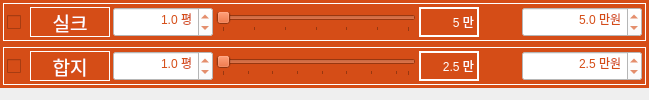
              <widget class="QWidget" name="tab_2">
               <attribute name="title">
                <string>도배</string>
               </attribute>
               <layout class="QVBoxLayout" name="verticalLayout_2">
                <property name="spacing">
                 <number>0</number>
                </property>
                <property name="leftMargin">
                 <number>0</number>
                </property>
                <property name="topMargin">
                 <number>0</number>
                </property>
                <property name="rightMargin">
                 <number>0</number>
                </property>
                <property name="bottomMargin">
                 <number>0</number>
                </property>
                <item>
                 <widget class="QFrame" name="frame_111">
                  <property name="minimumSize">
                   <size>
                    <width>0</width>
                    <height>30</height>
                   </size>
                  </property>
                  <property name="maximumSize">
                   <size>
                    <width>16777215</width>
                    <height>16777215</height>
                   </size>
                  </property>
                  <property name="font">
                   <font>
                    <family>나눔고딕 ExtraBold</family>
                    <pointsize>9</pointsize>
                    <weight>9</weight>
                    <italic>false</italic>
                    <bold>false</bold>
                   </font>
                  </property>
                  <property name="styleSheet">
                   <string notr="true">background-color: rgb(213, 77, 23);
font: 75 9pt &quot;나눔고딕 ExtraBold&quot;;</string>
                  </property>
                  <layout class="QHBoxLayout" name="horizontalLayout_258">
                   <property name="leftMargin">
                    <number>3</number>
                   </property>
                   <property name="topMargin">
                    <number>3</number>
                   </property>
                   <property name="rightMargin">
                    <number>3</number>
                   </property>
                   <property name="bottomMargin">
                    <number>3</number>
                   </property>
                   <item>
                    <widget class="QFrame" name="horizontalFrame_12">
                     <property name="styleSheet">
                      <string notr="true">color: rgb(255, 255, 255);</string>
                     </property>
                     <property name="frameShape">
                      <enum>QFrame::Box</enum>
                     </property>
                     <layout class="QHBoxLayout" name="horizontalLayout_83">
                      <property name="spacing">
                       <number>3</number>
                      </property>
                      <property name="leftMargin">
                       <number>3</number>
                      </property>
                      <property name="topMargin">
                       <number>3</number>
                      </property>
                      <property name="rightMargin">
                       <number>3</number>
                      </property>
                      <property name="bottomMargin">
                       <number>3</number>
                      </property>
                      <item>
                       <widget class="QCheckBox" name="checkBox_wallpaper_silk">
                        <property name="enabled">
                         <bool>true</bool>
                        </property>
                        <property name="minimumSize">
                         <size>
                          <width>20</width>
                          <height>30</height>
                         </size>
                        </property>
                        <property name="maximumSize">
                         <size>
                          <width>16777215</width>
                          <height>16777215</height>
                         </size>
                        </property>
                        <property name="styleSheet">
                         <string notr="true">color: rgb(255, 255, 255);</string>
                        </property>
                        <property name="text">
                         <string/>
                        </property>
                        <property name="checked">
                         <bool>false</bool>
                        </property>
                        <property name="tristate">
                         <bool>false</bool>
                        </property>
                       </widget>
                      </item>
                      <item>
                       <widget class="QLabel" name="label_20">
                        <property name="sizePolicy">
                         <sizepolicy hsizetype="Preferred" vsizetype="Fixed">
                          <horstretch>0</horstretch>
                          <verstretch>0</verstretch>
                         </sizepolicy>
                        </property>
                        <property name="minimumSize">
                         <size>
                          <width>80</width>
                          <height>30</height>
                         </size>
                        </property>
                        <property name="maximumSize">
                         <size>
                          <width>80</width>
                          <height>16777215</height>
                         </size>
                        </property>
                        <property name="font">
                         <font>
                          <family>구름 산스 500</family>
                          <pointsize>14</pointsize>
                          <weight>50</weight>
                          <italic>false</italic>
                          <bold>false</bold>
                         </font>
                        </property>
                        <property name="styleSheet">
                         <string notr="true">background-color: rgb(213, 77, 23);
color: rgb(255, 255, 255);
font: 14pt &quot;구름 산스 500&quot;;</string>
                        </property>
                        <property name="frameShape">
                         <enum>QFrame::Box</enum>
                        </property>
                        <property name="text">
                         <string>실크</string>
                        </property>
                        <property name="alignment">
                         <set>Qt::AlignCenter</set>
                        </property>
                       </widget>
                      </item>
                      <item>
                       <widget class="QDoubleSpinBox" name="doubleSpinBox_wallpaper_area_silk">
                        <property name="minimumSize">
                         <size>
                          <width>100</width>
                          <height>30</height>
                         </size>
                        </property>
                        <property name="styleSheet">
                         <string notr="true">background-color: rgb(255, 255, 255);
color: rgb(213, 77, 23);
font: 12pt &quot;구름 산스 500&quot;;</string>
                        </property>
                        <property name="alignment">
                         <set>Qt::AlignRight|Qt::AlignTrailing|Qt::AlignVCenter</set>
                        </property>
                        <property name="prefix">
                         <string/>
                        </property>
                        <property name="suffix">
                         <string> 평</string>
                        </property>
                        <property name="decimals">
                         <number>1</number>
                        </property>
                        <property name="minimum">
                         <double>0.100000000000000</double>
                        </property>
                        <property name="maximum">
                         <double>100.000000000000000</double>
                        </property>
                        <property name="singleStep">
                         <double>0.200000000000000</double>
                        </property>
                        <property name="value">
                         <double>1.000000000000000</double>
                        </property>
                       </widget>
                      </item>
                      <item>
                       <widget class="QSlider" name="horizontalSlider_wallpaper_silk">
                        <property name="minimumSize">
                         <size>
                          <width>200</width>
                          <height>0</height>
                         </size>
                        </property>
                        <property name="maximumSize">
                         <size>
                          <width>200</width>
                          <height>16777215</height>
                         </size>
                        </property>
                        <property name="minimum">
                         <number>50</number>
                        </property>
                        <property name="maximum">
                         <number>80</number>
                        </property>
                        <property name="singleStep">
                         <number>5</number>
                        </property>
                        <property name="pageStep">
                         <number>1</number>
                        </property>
                        <property name="value">
                         <number>50</number>
                        </property>
                        <property name="orientation">
                         <enum>Qt::Horizontal</enum>
                        </property>
                        <property name="invertedAppearance">
                         <bool>false</bool>
                        </property>
                        <property name="invertedControls">
                         <bool>false</bool>
                        </property>
                        <property name="tickPosition">
                         <enum>QSlider::TicksBelow</enum>
                        </property>
                        <property name="tickInterval">
                         <number>5</number>
                        </property>
                       </widget>
                      </item>
                      <item>
                       <widget class="QLabel" name="label_wallpaper_silk">
                        <property name="minimumSize">
                         <size>
                          <width>60</width>
                          <height>0</height>
                         </size>
                        </property>
                        <property name="maximumSize">
                         <size>
                          <width>60</width>
                          <height>16777215</height>
                         </size>
                        </property>
                        <property name="styleSheet">
                         <string notr="true">font: 12pt &quot;구름 산스 500&quot;;</string>
                        </property>
                        <property name="frameShape">
                         <enum>QFrame::WinPanel</enum>
                        </property>
                        <property name="text">
                         <string>5 만</string>
                        </property>
                        <property name="alignment">
                         <set>Qt::AlignRight|Qt::AlignTrailing|Qt::AlignVCenter</set>
                        </property>
                       </widget>
                      </item>
                      <item>
                       <spacer name="horizontalSpacer_21">
                        <property name="orientation">
                         <enum>Qt::Horizontal</enum>
                        </property>
                        <property name="sizeType">
                         <enum>QSizePolicy::Expanding</enum>
                        </property>
                        <property name="sizeHint" stdset="0">
                         <size>
                          <width>40</width>
                          <height>20</height>
                         </size>
                        </property>
                       </spacer>
                      </item>
                      <item>
                       <widget class="QDoubleSpinBox" name="doubleSpinBox_wallpaper_cost_silk">
                        <property name="minimumSize">
                         <size>
                          <width>120</width>
                          <height>30</height>
                         </size>
                        </property>
                        <property name="styleSheet">
                         <string notr="true">background-color: rgb(255, 255, 255);
color: rgb(213, 77, 23);
font: 12pt &quot;구름 산스 500&quot;;</string>
                        </property>
                        <property name="alignment">
                         <set>Qt::AlignRight|Qt::AlignTrailing|Qt::AlignVCenter</set>
                        </property>
                        <property name="prefix">
                         <string/>
                        </property>
                        <property name="suffix">
                         <string> 만원</string>
                        </property>
                        <property name="decimals">
                         <number>1</number>
                        </property>
                        <property name="minimum">
                         <double>1.000000000000000</double>
                        </property>
                        <property name="maximum">
                         <double>1500.000000000000000</double>
                        </property>
                        <property name="singleStep">
                         <double>10.000000000000000</double>
                        </property>
                        <property name="value">
                         <double>5.000000000000000</double>
                        </property>
                       </widget>
                      </item>
                     </layout>
                    </widget>
                   </item>
                  </layout>
                 </widget>
                </item>
                <item>
                 <widget class="QFrame" name="frame_112">
                  <property name="minimumSize">
                   <size>
                    <width>0</width>
                    <height>30</height>
                   </size>
                  </property>
                  <property name="maximumSize">
                   <size>
                    <width>16777215</width>
                    <height>16777215</height>
                   </size>
                  </property>
                  <property name="font">
                   <font>
                    <family>나눔고딕 ExtraBold</family>
                    <pointsize>9</pointsize>
                    <weight>9</weight>
                    <italic>false</italic>
                    <bold>false</bold>
                   </font>
                  </property>
                  <property name="styleSheet">
                   <string notr="true">background-color: rgb(213, 77, 23);
font: 75 9pt &quot;나눔고딕 ExtraBold&quot;;</string>
                  </property>
                  <layout class="QHBoxLayout" name="horizontalLayout_259">
                   <property name="leftMargin">
                    <number>3</number>
                   </property>
                   <property name="topMargin">
                    <number>3</number>
                   </property>
                   <property name="rightMargin">
                    <number>3</number>
                   </property>
                   <property name="bottomMargin">
                    <number>3</number>
                   </property>
                   <item>
                    <widget class="QFrame" name="horizontalFrame_13">
                     <property name="styleSheet">
                      <string notr="true">color: rgb(255, 255, 255);</string>
                     </property>
                     <property name="frameShape">
                      <enum>QFrame::Box</enum>
                     </property>
                     <layout class="QHBoxLayout" name="horizontalLayout_84">
                      <property name="spacing">
                       <number>3</number>
                      </property>
                      <property name="leftMargin">
                       <number>3</number>
                      </property>
                      <property name="topMargin">
                       <number>3</number>
                      </property>
                      <property name="rightMargin">
                       <number>3</number>
                      </property>
                      <property name="bottomMargin">
                       <number>3</number>
                      </property>
                      <item>
                       <widget class="QCheckBox" name="checkBox_wallpaper_lamination">
                        <property name="enabled">
                         <bool>true</bool>
                        </property>
                        <property name="minimumSize">
                         <size>
                          <width>20</width>
                          <height>30</height>
                         </size>
                        </property>
                        <property name="maximumSize">
                         <size>
                          <width>16777215</width>
                          <height>16777215</height>
                         </size>
                        </property>
                        <property name="styleSheet">
                         <string notr="true">color: rgb(255, 255, 255);</string>
                        </property>
                        <property name="text">
                         <string/>
                        </property>
                        <property name="checked">
                         <bool>false</bool>
                        </property>
                        <property name="tristate">
                         <bool>false</bool>
                        </property>
                       </widget>
                      </item>
                      <item>
                       <widget class="QLabel" name="label_22">
                        <property name="sizePolicy">
                         <sizepolicy hsizetype="Preferred" vsizetype="Fixed">
                          <horstretch>0</horstretch>
                          <verstretch>0</verstretch>
                         </sizepolicy>
                        </property>
                        <property name="minimumSize">
                         <size>
                          <width>80</width>
                          <height>30</height>
                         </size>
                        </property>
                        <property name="maximumSize">
                         <size>
                          <width>80</width>
                          <height>16777215</height>
                         </size>
                        </property>
                        <property name="font">
                         <font>
                          <family>구름 산스 500</family>
                          <pointsize>14</pointsize>
                          <weight>50</weight>
                          <italic>false</italic>
                          <bold>false</bold>
                         </font>
                        </property>
                        <property name="styleSheet">
                         <string notr="true">background-color: rgb(213, 77, 23);
color: rgb(255, 255, 255);
font: 14pt &quot;구름 산스 500&quot;;</string>
                        </property>
                        <property name="frameShape">
                         <enum>QFrame::Box</enum>
                        </property>
                        <property name="text">
                         <string>합지</string>
                        </property>
                        <property name="alignment">
                         <set>Qt::AlignCenter</set>
                        </property>
                       </widget>
                      </item>
                      <item>
                       <widget class="QDoubleSpinBox" name="doubleSpinBox_wallpaper_area_lamination">
                        <property name="minimumSize">
                         <size>
                          <width>100</width>
                          <height>30</height>
                         </size>
                        </property>
                        <property name="styleSheet">
                         <string notr="true">background-color: rgb(255, 255, 255);
color: rgb(213, 77, 23);
font: 12pt &quot;구름 산스 500&quot;;</string>
                        </property>
                        <property name="alignment">
                         <set>Qt::AlignRight|Qt::AlignTrailing|Qt::AlignVCenter</set>
                        </property>
                        <property name="prefix">
                         <string/>
                        </property>
                        <property name="suffix">
                         <string> 평</string>
                        </property>
                        <property name="decimals">
                         <number>1</number>
                        </property>
                        <property name="minimum">
                         <double>0.100000000000000</double>
                        </property>
                        <property name="maximum">
                         <double>100.000000000000000</double>
                        </property>
                        <property name="singleStep">
                         <double>0.200000000000000</double>
                        </property>
                        <property name="value">
                         <double>1.000000000000000</double>
                        </property>
                       </widget>
                      </item>
                      <item>
                       <widget class="QSlider" name="horizontalSlider_wallpaper_lamination">
                        <property name="minimumSize">
                         <size>
                          <width>200</width>
                          <height>0</height>
                         </size>
                        </property>
                        <property name="maximumSize">
                         <size>
                          <width>200</width>
                          <height>16777215</height>
                         </size>
                        </property>
                        <property name="minimum">
                         <number>20</number>
                        </property>
                        <property name="maximum">
                         <number>35</number>
                        </property>
                        <property name="singleStep">
                         <number>1</number>
                        </property>
                        <property name="pageStep">
                         <number>1</number>
                        </property>
                        <property name="value">
                         <number>20</number>
                        </property>
                        <property name="orientation">
                         <enum>Qt::Horizontal</enum>
                        </property>
                        <property name="invertedAppearance">
                         <bool>false</bool>
                        </property>
                        <property name="invertedControls">
                         <bool>false</bool>
                        </property>
                        <property name="tickPosition">
                         <enum>QSlider::TicksBelow</enum>
                        </property>
                        <property name="tickInterval">
                         <number>2</number>
                        </property>
                       </widget>
                      </item>
                      <item>
                       <widget class="QLabel" name="label_wallpaper_lamination">
                        <property name="minimumSize">
                         <size>
                          <width>60</width>
                          <height>0</height>
                         </size>
                        </property>
                        <property name="maximumSize">
                         <size>
                          <width>60</width>
                          <height>16777215</height>
                         </size>
                        </property>
                        <property name="styleSheet">
                         <string notr="true">font: 12pt &quot;구름 산스 500&quot;;</string>
                        </property>
                        <property name="frameShape">
                         <enum>QFrame::WinPanel</enum>
                        </property>
                        <property name="text">
                         <string>2.5 만</string>
                        </property>
                        <property name="alignment">
                         <set>Qt::AlignRight|Qt::AlignTrailing|Qt::AlignVCenter</set>
                        </property>
                       </widget>
                      </item>
                      <item>
                       <spacer name="horizontalSpacer_22">
                        <property name="orientation">
                         <enum>Qt::Horizontal</enum>
                        </property>
                        <property name="sizeType">
                         <enum>QSizePolicy::Expanding</enum>
                        </property>
                        <property name="sizeHint" stdset="0">
                         <size>
                          <width>40</width>
                          <height>20</height>
                         </size>
                        </property>
                       </spacer>
                      </item>
                      <item>
                       <widget class="QDoubleSpinBox" name="doubleSpinBox_wallpaper_cost_lamination">
                        <property name="minimumSize">
                         <size>
                          <width>120</width>
                          <height>30</height>
                         </size>
                        </property>
                        <property name="styleSheet">
                         <string notr="true">background-color: rgb(255, 255, 255);
color: rgb(213, 77, 23);
font: 12pt &quot;구름 산스 500&quot;;</string>
                        </property>
                        <property name="alignment">
                         <set>Qt::AlignRight|Qt::AlignTrailing|Qt::AlignVCenter</set>
                        </property>
                        <property name="prefix">
                         <string/>
                        </property>
                        <property name="suffix">
                         <string> 만원</string>
                        </property>
                        <property name="decimals">
                         <number>1</number>
                        </property>
                        <property name="minimum">
                         <double>1.000000000000000</double>
                        </property>
                        <property name="maximum">
                         <double>1500.000000000000000</double>
                        </property>
                        <property name="singleStep">
                         <double>10.000000000000000</double>
                        </property>
                        <property name="value">
                         <double>2.500000000000000</double>
                        </property>
                       </widget>
                      </item>
                     </layout>
                    </widget>
                   </item>
                  </layout>
                 </widget>
                </item>
                <item>
                 <spacer name="verticalSpacer_2">
                  <property name="orientation">
                   <enum>Qt::Vertical</enum>
                  </property>
                  <property name="sizeHint" stdset="0">
                   <size>
                    <width>0</width>
                    <height>0</height>
                   </size>
                  </property>
                 </spacer>
                </item>
               </layout>
              </widget>
